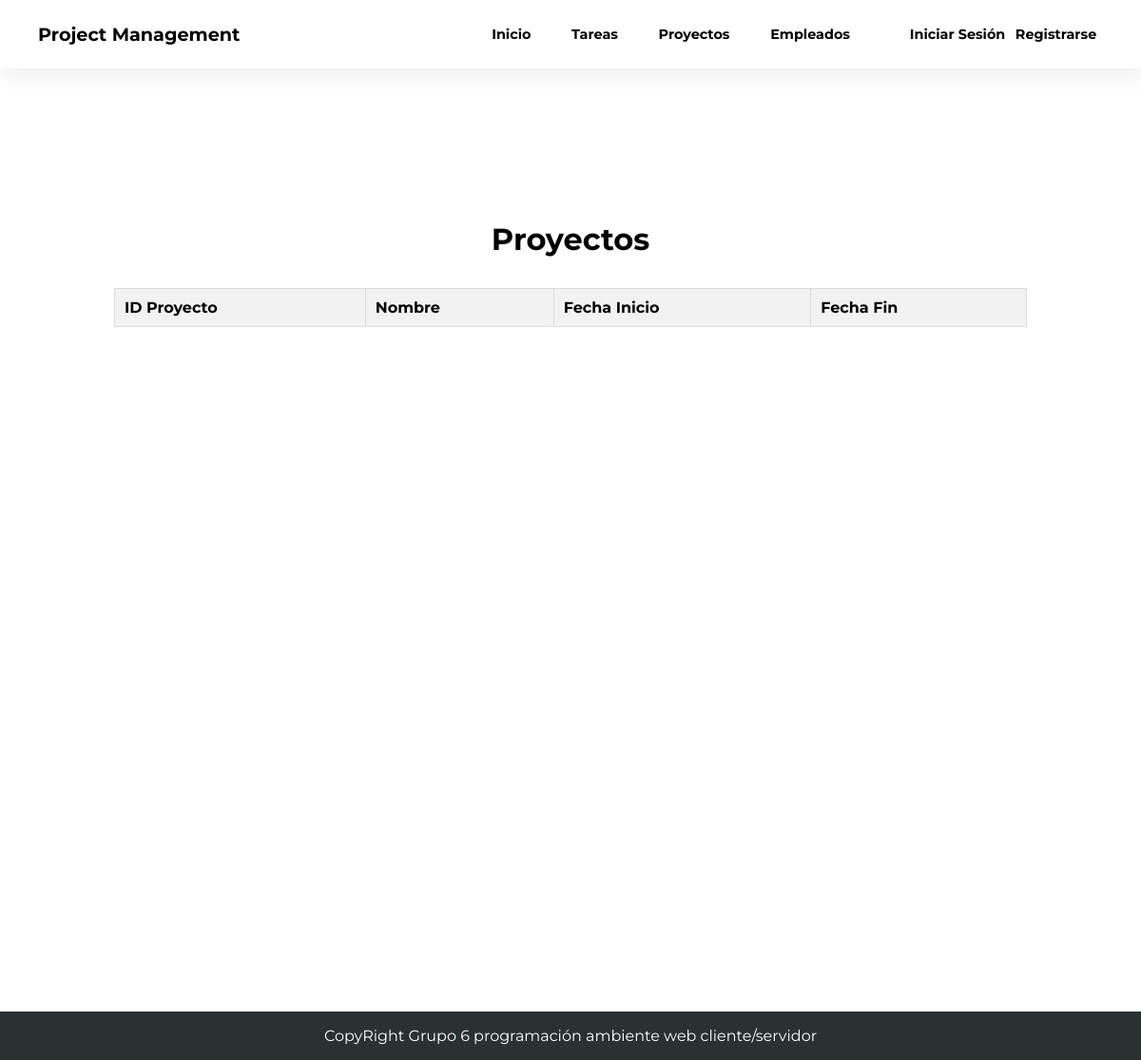
The page /Views/proyectos on the database as committed earlier.
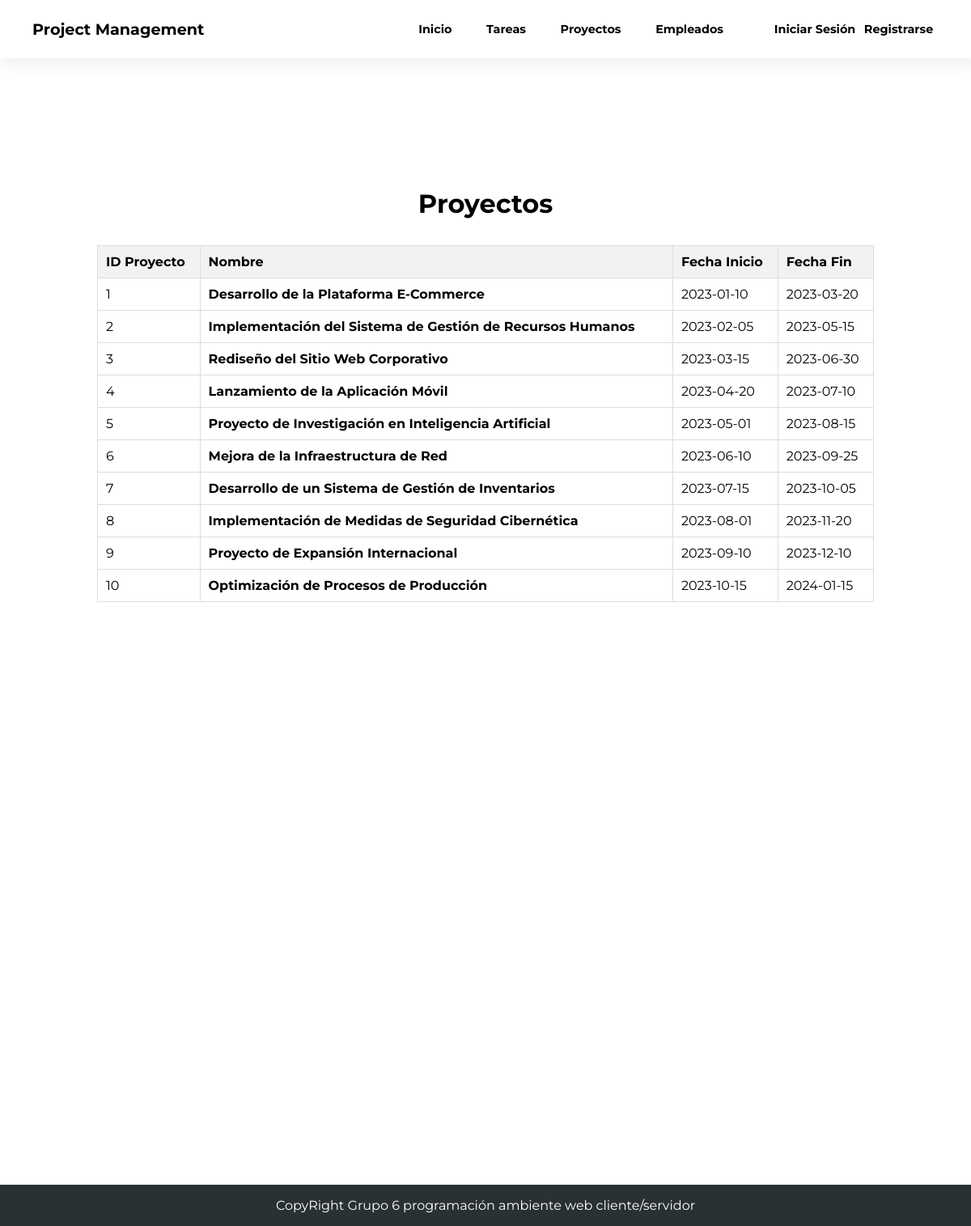
The same page on the database as committed later.
### tables this page shows
CREATE TABLE Proyectos (
	id_proyecto INT PRIMARY KEY AUTO_INCREMENT,
    nombre VARCHAR(100),
    fecha_inicio DATE,
    fecha_fin DATE
);

### Models/database.php (called while the page is built, shortened)
<?php
    function  OpenDataBase(){
        return mysqli_connect("localhost:3306", "proyecto_ambiente", "123456", "proyecto_ambiente");
    }
    function ExecuteQuery($sql) {
        $database = OpenDataBase();
        $recordSet = mysqli_query($database, $sql);
        return $recordSet;
    }
?>

### Models/proyectoModel.php (called while the page is built, shortened)
<?php
include_once('database.php');
class ProyectoModel {
    public function obtenerProyectos() {
        $sql = "SELECT * FROM Proyectos";
        $result = ExecuteQuery($sql);
        $proyectos = array();
        if ($result) {
            while ($row = mysqli_fetch_assoc($result)) {
                $proyecto = array(
                    'id_proyecto' => $row['id_proyecto'],
                    'nombre' => $row['nombre'],
                    'fecha_inicio' => $row['fecha_inicio'],
                    'fecha_fin' => $row['fecha_fin']
                );
                $proyectos[] = $proyecto;
            }
        } else {
            echo 'Error al ejecutar la consulta: ' . mysqli_error();
        }
        return $proyectos;
    }
}
?>

### Controllers/proyectosController.php (the view, shortened to what this page needs)
<?php
include(MODELS_PATH . "/proyectoModel.php");
class ProyectoController {
    static function mostrarProyectos() {
        $proyectoModel = new ProyectoModel();
        $proyectos = $proyectoModel->obtenerProyectos();
        echo '<table border="1">';
        echo '<tr><th>ID Proyecto</th><th>Nombre</th><th>Fecha Inicio</th><th>Fecha Fin</th></tr>';
        foreach ($proyectos as $proyecto) {
            echo '
            <tr>
                <td>' . $proyecto['id_proyecto'] . '</td>
                <td> <a href="' .  ROOT . "/Views/proyectos/proyectosEmpleados.php?id=" . $proyecto['id_proyecto']  . '">' . $proyecto['nombre'] . '</a></td>
                <td>' . $proyecto['fecha_inicio'] . '</td>
                <td>' . $proyecto['fecha_fin'] . '</td>
            </tr>';
        }
        echo '</table>';
    }
}
?>

### Views/proyectos/index.php (shortened to what this page needs)
<?php
include_once(CONTORLLERS_PATH . "/proyectosController.php");
include_once(VIEWS_PATH . "/layout.php");
?>
<!DOCTYPE html>
    <html lang="en">
        <?php MostrarHead("Proyectos")?>
        <body>
            <?php MostrarHeader()?>
            <h1 class="proyectos-titulo">Proyectos</h1>
            <?php ProyectoController::mostrarProyectos()?>
            <?php MostrarFooter()?>
        </body>
    </html>

### Views/layout.php (shortened to what this page needs)
<?php
    function MostrarHeader() {
        echo '
        <a class="hamburger-menu close">
            <i class="fa-solid fa-bars"></i>
        </a>
        <header class="header">
            <div class="header-container">
                <nav class="header-navbar">
                    <ul class="header-navbar-list">
                        <li>
                            <a href="' . ROOT . '/' . '">Project Management</a>
                        </li>
                        <li>
                            <a href="' . ROOT . '/' . '">Inicio</a>
                        </li>
                        <li>
                            <a href="'  .  ROOT . '/Views/tareas' . '">Tareas</a>
                        </li>
                        <li>
                            <a href="' . ROOT . '/Views/proyectos'  . '">Proyectos</a>
                        </li>
                        <li>
                            <a href="' . ROOT . '/Views/empleados' . '">Empleados</a>
                        </li>';
                    echo '</ul>
                    <ul class="sign-in-up">';
        if (isset($_SESSION['loggedIn']) && isset($_SESSION["username"])){
            echo '
                <li class="logout-header">
                    <a href="' . ROOT . '/logout.php' . '">
                        ' . $_SESSION["username"] . '
                        <i class="fa-solid fa-right-to-bracket"></i>
                    </a>
                </li>';
        } else {
            echo '<li>
            <a href="' . ROOT . '/Views/usuarios/login.php' . '">Iniciar Sesión</a>
            </li>
            <li>
            <a href="' . ROOT . '/Views/usuarios/register.php' . '">Registrarse</a>
            </li>';
        }
        echo '</ul>
                </nav>
            </div>
        </header>
        ';
    }
    function MostrarHead($title) {
        echo '
            <head>
                <meta charset="UTF-8">
                <meta name="viewport" content="width=device-width, initial-scale=1.0">
                <link href="'. ROOT . "/styles/main.css" . '" rel="stylesheet">
                <script src="https://kit.fontawesome.com/686814a22f.js"></script>
                <script src="https://cdnjs.cloudflare.com/ajax/libs/jquery/3.7.1/jquery.min.js"></script>
                <script src="https://cdnjs.cloudflare.com/ajax/libs/jquery-validate/1.19.5/jquery.validate.min.js"></script>
                <script src="https://cdnjs.cloudflare.com/ajax/libs/jquery-validate/1.19.5/additional-methods.min.js"></script>
                <title>' . $title . '</title>
            </head>';
    }
    function MostrarFooter() {
        echo '
            <footer>
                <p>CopyRight Grupo 6 programación ambiente web cliente/servidor</p>
            </footer>
        ';
    }
?>

### styles/main.css (style rules this page uses)
:root { --blue: #3454D1; --wine: #69353F; --green: #758173; --bittersweets: #F87060; --success: #28a745; --info: #17a2b8; --warning: #ffc107; --danger: #ff1919; --font-family: "Montserrat", "Roboto", sans-serif; }
* { padding: 0; margin: 0; box-sizing: border-box; font-family: var(--font-family); }
a { text-decoration: none; color: #000; font-weight: bold; }
ul li { font-weight: bold; font-size: .9rem; position: relative; }
.header-navbar-list li:not(:first-child)::after, .sign-in-up li::after { content: ""; position: absolute; width: 100%; height: 1.5px; background-color: var(--wine); bottom: -3px; left: 0; transform: scaleX(0); transform-origin: center; transition: transform .5s ease-in-out; }
.header-container { padding: 1.5em 2.5em; box-shadow: 5px 5px 20px 3px #0001; display: flex; align-items: center; justify-content: center; margin-bottom: 10rem; }
.header-navbar, .header-navbar-list, .sign-in-up { display: flex; justify-content: center; align-items: center; gap: 5%; width: 100%; }
.header-navbar-list, .sign-in-up { list-style: none; }
.sign-in-up { min-width: 200px; max-width: 210px; }
.header-navbar-list li:first-child { margin-right: auto; font-size: 1.2rem; }
footer { width: 100%; color: #fff; text-align: center; background-color: #2a3132; padding: 1rem; }
.proyectos-titulo, .proyectos-empleado-titulo { text-align: center; margin-bottom: 2rem; }
table { width: 80%; margin: 0 auto; border-collapse: collapse; margin-top: 20px; margin-bottom: 45rem; }
table, th, td { border: 1px solid #ddd; }
th, td { padding: 10px; text-align: left; }
th { background-color: #f2f2f2; }

Rows that differ between the two databases and show on the page:
added proyectos: id_proyecto "1", nombre "Desarrollo de la Plataforma E-Commerce", fecha_inicio "2023-01-10", fecha_fin "2023-03-20"
added proyectos: id_proyecto "2", nombre "Implementación del Sistema de Gestión de Recursos Humanos", fecha_inicio "2023-02-05", fecha_fin "2023-05-15"
added proyectos: id_proyecto "3", nombre "Rediseño del Sitio Web Corporativo", fecha_inicio "2023-03-15", fecha_fin "2023-06-30"
added proyectos: id_proyecto "4", nombre "Lanzamiento de la Aplicación Móvil", fecha_inicio "2023-04-20", fecha_fin "2023-07-10"
added proyectos: id_proyecto "5", nombre "Proyecto de Investigación en Inteligencia Artificial", fecha_inicio "2023-05-01", fecha_fin "2023-08-15"
added proyectos: id_proyecto "6", nombre "Mejora de la Infraestructura de Red", fecha_inicio "2023-06-10", fecha_fin "2023-09-25"
added proyectos: id_proyecto "7", nombre "Desarrollo de un Sistema de Gestión de Inventarios", fecha_inicio "2023-07-15", fecha_fin "2023-10-05"
added proyectos: id_proyecto "8", nombre "Implementación de Medidas de Seguridad Cibernética", fecha_inicio "2023-08-01", fecha_fin "2023-11-20"
added proyectos: id_proyecto "9", nombre "Proyecto de Expansión Internacional", fecha_inicio "2023-09-10", fecha_fin "2023-12-10"
added proyectos: id_proyecto "10", nombre "Optimización de Procesos de Producción", fecha_inicio "2023-10-15", fecha_fin "2024-01-15"
